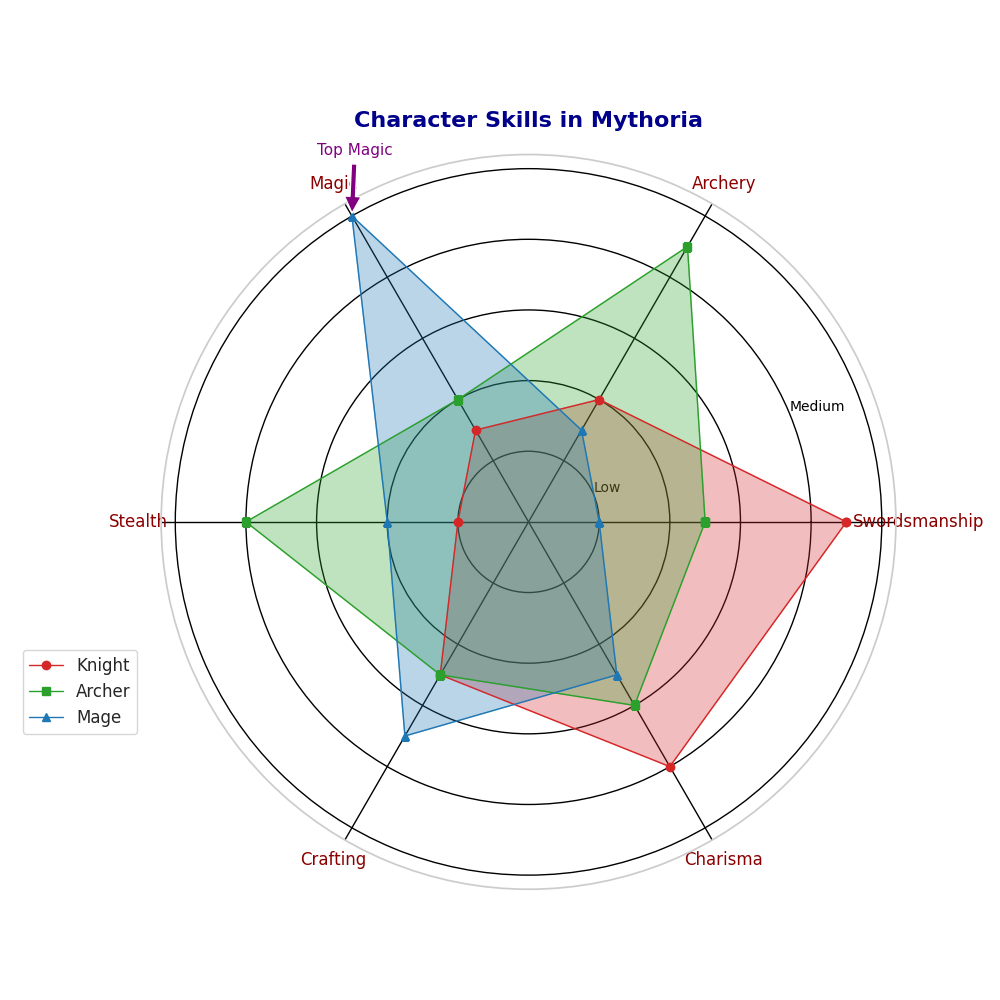

Write Python code to recreate this figure.
import matplotlib.pyplot as plt
import numpy as np

skills = ['Swordsmanship', 'Archery', 'Magic', 'Stealth', 'Crafting', 'Charisma']
num_skills = len(skills)

knight_skills = [9, 4, 3, 2, 5, 8]
archer_skills = [5, 9, 4, 8, 5, 6]
mage_skills = [2, 3, 10, 4, 7, 5]

angles = np.linspace(0, 2 * np.pi, num_skills, endpoint=False).tolist()
knight_skills += knight_skills[:1]
archer_skills += archer_skills[:1]
mage_skills += mage_skills[:1]
angles += angles[:1]

fig, ax = plt.subplots(figsize=(10, 10), subplot_kw=dict(polar=True))
fig.patch.set_facecolor('#ffffff')

ax.grid(color='black', linestyle='-', linewidth=1)

ax.fill(angles, knight_skills, color='tab:red', alpha=0.3)
ax.plot(angles, knight_skills, color='tab:red', linewidth=1, linestyle='solid', marker='o', label='Knight')

ax.fill(angles, archer_skills, color='tab:green', alpha=0.3)
ax.plot(angles, archer_skills, color='tab:green', linewidth=1, linestyle='solid', marker='s', label='Archer')

ax.fill(angles, mage_skills, color='tab:blue', alpha=0.3)
ax.plot(angles, mage_skills, color='tab:blue', linewidth=1, linestyle='solid', marker='^', label='Mage')

ax.set_yticklabels(['Low', '', '', 'Medium', '', '', 'High'], fontsize=10, color='black')
ax.set_xticks(angles[:-1])
ax.set_xticklabels(skills, fontsize=12, color='darkred')

ax.annotate('Top Magic', xy=(angles[2], mage_skills[2]), xytext=(angles[2], mage_skills[2] + 2),
            arrowprops=dict(facecolor='purple', shrink=0.05), fontsize=11, color='purple')

ax.set_title('Character Skills in Mythoria', fontsize=16, fontweight='bold', color='darkblue', pad=20)
ax.legend(loc='lower left', bbox_to_anchor=(-0.2, 0.2), frameon=True, fontsize=12)

plt.tight_layout()
plt.show()
